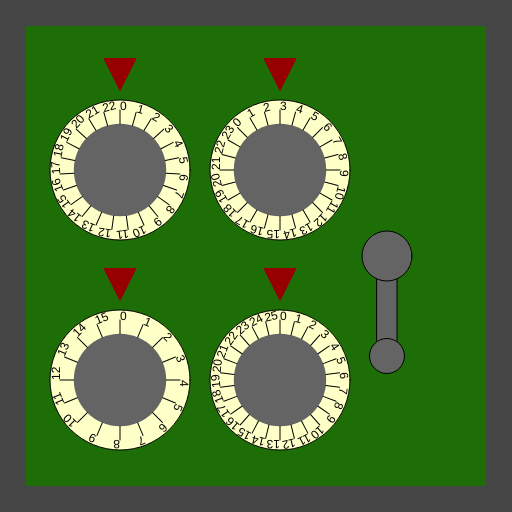
Frame 1 (no input)
Frame 60 (no input): identical to frame 1, image omitted
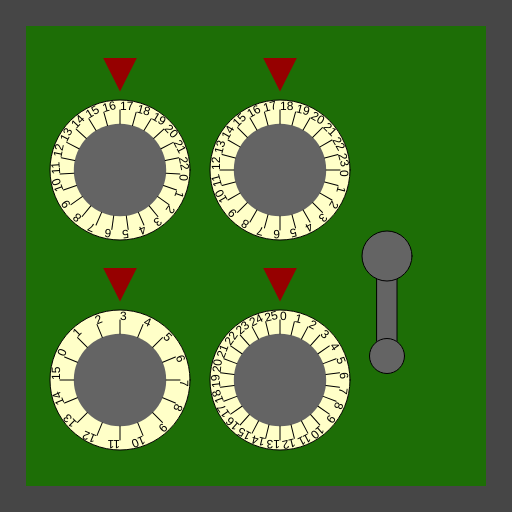
Frame 120 (the mouse pressed at the canvas centre since frame 60)

The p5.js sketch that drew these frames (run headless with seeded random() and noise() and a simulated clock; from frame 60 on, the mouse is pressed at the canvas centre):

// p5.js sketch
// ── sketch.js
/*

Officer: 5560319
CaseNum: 303-2-23413139-5560319

Case 303 - The Case of the Crooked Attorney
Stage 3 - The Gates Bank

I’ve made an appointment for you at the Gates Bank to retrieve your safe deposit box from the vault.
Actually you will break into Torvalds’ one.

Crack the safe by doing the following:

	Whilst the mouse is moving:
	- Make Secret_Box_Combination0 equal to the value of mouseX
	- Use the 'min' function to prevent Secret_Box_Combination0 from going above 17

	When the mouse button is pressed:
	- Decrement Secret_Box_Combination1 by 2
	- Use the 'max' function to prevent Secret_Box_Combination1 from falling below 3

	Whilst the mouse is moving:
	- Make Secret_Box_Combination2 equal to the value of mouseY
	- Use the 'constrain' function to prevent Secret_Box_Combination2 from falling below 3 and going above 18

	When the mouse button is released:
	- Increment Secret_Box_Combination3 by 3
	- Use the 'min' function to prevent Secret_Box_Combination3 from going above 20

	Whilst the mouse is being dragged:
	- Make Secret_Box_Combination4 equal to the value of mouseX
	- Use the 'max' function to prevent Secret_Box_Combination4 from falling below 20



This time you'll need to create the relevant event handlers yourself.

There are many possible ways of investigating this case, but you
should use ONLY the following commands:

	- The assignment operator aka. the equals sign !
	- mouseX, mouseY
	- Incrementing +=
	- Decrementing -=
	- min, max
	- constrain

*/

//declare the variables

var Secret_Box_Combination0;
var Secret_Box_Combination1;
var Secret_Box_Combination2;
var Secret_Box_Combination3;
var Secret_Box_Combination4;


function preload()
{
	//IMAGES WILL BE LOADED HERE

}

function setup()
{
	createCanvas(512,512);

	//initialise the variables
	Secret_Box_Combination0 = 0;
	Secret_Box_Combination1 = 0;
	Secret_Box_Combination2 = 0;
	Secret_Box_Combination3 = 0;
	Secret_Box_Combination4 = 0;

}

///////////////////EVENT HANDLERS///////////////////

//Create event handlers here to open the safe ...


// Whilst the mouse is moving
function mouseMoved() {
  // Make Secret_Box_Combination0 equal to the value of mouseX
  // Use the 'min' function to prevent Secret_Box_Combination0 from going above 17
  Secret_Box_Combination0 = min(mouseX, 17);

  // Make Secret_Box_Combination2 equal to the value of mouseY
  // Use the 'constrain' function to prevent Secret_Box_Combination2 from falling below 3 and going above 18
  Secret_Box_Combination2 = constrain(mouseY, 3, 18);
}

// When the mouse button is pressed
function mousePressed() {
  // Decrement Secret_Box_Combination1 by 2
  // Use the 'max' function to prevent Secret_Box_Combination1 from falling below 3
  Secret_Box_Combination1 = max(Secret_Box_Combination1 - 2, 3);
}

// When the mouse button is released
function mouseReleased() {
  // Increment Secret_Box_Combination3 by 3
  // Use the 'min' function to prevent Secret_Box_Combination3 from going above 20
  Secret_Box_Combination3 = min(Secret_Box_Combination3 + 3, 20);
}

// Whilst the mouse is being dragged
function mouseDragged() {
  // Make Secret_Box_Combination4 equal to the value of mouseX
  // Use the 'max' function to prevent Secret_Box_Combination4 from falling below 20
  Secret_Box_Combination4 = max(mouseX, 20);
}


///////////////DO NOT CHANGE CODE BELOW THIS POINT///////////////////

function draw()
{

	//Draw the safe door
	background(70);
	noStroke();
	fill(29,110,6);
	rect(26,26,width-52,width-52);

	//Draw the combination dials
	push();
	translate(120,170);
	drawDial(140,Secret_Box_Combination0, 23);
	pop();

	push();
	translate(120,380);
	drawDial(140,Secret_Box_Combination1, 16);
	pop();

	push();
	translate(280,170);
	drawDial(140,Secret_Box_Combination2, 24);
	pop();

	push();
	translate(280,380);
	drawDial(140,Secret_Box_Combination3, 26);
	pop();

	//Draw the lever
	push();
	translate(width - 125,256);
	drawLever(Secret_Box_Combination4);
	pop();


}

function drawDial(diameter,num,maxNum)
{
	//the combination lock

	var r = diameter * 0.5;
	var p = r * 0.6;

	stroke(0);
	fill(255,255,200);
	ellipse(0,0,diameter,diameter);
	fill(100);
	noStroke();
	ellipse(0,0,diameter*0.66,diameter*0.66);
	fill(150,0,0);
	triangle(
		-p * 0.4,-r-p,
		p * 0.4,-r-p,
		0,-r-p/5
	);

	noStroke();

	push();
	var inc = 360/maxNum;

	rotate(radians(-num * inc));
	for(var i = 0; i < maxNum; i++)
	{
		push();
		rotate(radians(i * inc));
		stroke(0);
		line(0,-r*0.66,0,-(r-10));
		noStroke();
		fill(0);
		text(i,0,-(r-10));
		pop();
	}

	pop();
}

function drawLever(rot)
{
	push();
	rotate(radians(-rot))
	stroke(0);
	fill(100);
	rect(-10,0,20,100);
	ellipse(0,0,50,50);
	ellipse(0,100,35,35);
	pop();
}
